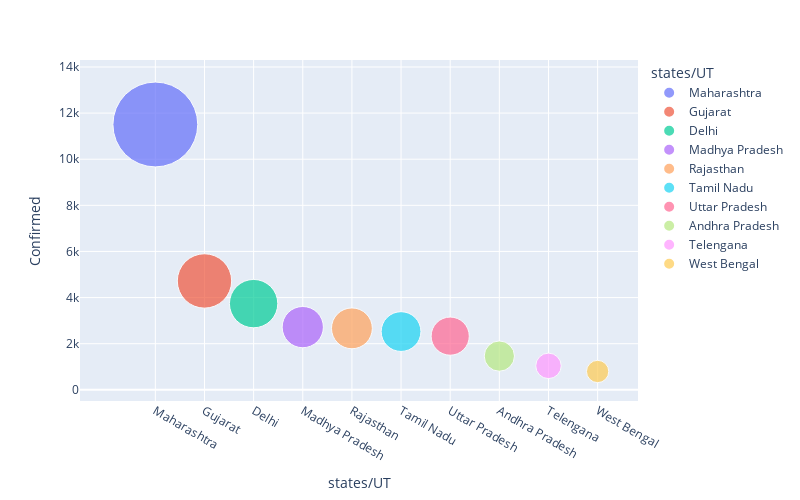

Here is the notebook cell this chart was saved with:
### Code cell
fig=px.scatter(sorted_states_df.head(10),x='states/UT',y='Confirmed',size='Confirmed',color='states/UT',hover_name='states/UT',size_max=60,width=800,height=500)
fig.show()

### Figure 1 — Plotly figure (JSON) as saved in the notebook; plotly's stock layout.template omitted (floating-point values rounded to 4 significant figures)
{"data": [{"hovertemplate": "<b>%{hovertext}</b><br><br>states/UT=%{x}<br>Confirmed=%{marker.size}<extra></extra>", "hovertext": ["Maharashtra"], "legendgroup": "Maharashtra", "marker": {"color": "#636efa", "size": [11506], "sizemode": "area", "sizeref": 3.196, "symbol": "circle"}, "mode": "markers", "name": "Maharashtra", "showlegend": true, "type": "scatter", "x": ["Maharashtra"], "xaxis": "x", "y": [11506], "yaxis": "y"}, {"hovertemplate": "<b>%{hovertext}</b><br><br>states/UT=%{x}<br>Confirmed=%{marker.size}<extra></extra>", "hovertext": ["Gujarat"], "legendgroup": "Gujarat", "marker": {"color": "#EF553B", "size": [4721], "sizemode": "area", "sizeref": 3.196, "symbol": "circle"}, "mode": "markers", "name": "Gujarat", "showlegend": true, "type": "scatter", "x": ["Gujarat"], "xaxis": "x", "y": [4721], "yaxis": "y"}, {"hovertemplate": "<b>%{hovertext}</b><br><br>states/UT=%{x}<br>Confirmed=%{marker.size}<extra></extra>", "hovertext": ["Delhi"], "legendgroup": "Delhi", "marker": {"color": "#00cc96", "size": [3738], "sizemode": "area", "sizeref": 3.196, "symbol": "circle"}, "mode": "markers", "name": "Delhi", "showlegend": true, "type": "scatter", "x": ["Delhi"], "xaxis": "x", "y": [3738], "yaxis": "y"}, {"hovertemplate": "<b>%{hovertext}</b><br><br>states/UT=%{x}<br>Confirmed=%{marker.size}<extra></extra>", "hovertext": ["Madhya Pradesh"], "legendgroup": "Madhya Pradesh", "marker": {"color": "#ab63fa", "size": [2719], "sizemode": "area", "sizeref": 3.196, "symbol": "circle"}, "mode": "markers", "name": "Madhya Pradesh", "showlegend": true, "type": "scatter", "x": ["Madhya Pradesh"], "xaxis": "x", "y": [2719], "yaxis": "y"}, {"hovertemplate": "<b>%{hovertext}</b><br><br>states/UT=%{x}<br>Confirmed=%{marker.size}<extra></extra>", "hovertext": ["Rajasthan"], "legendgroup": "Rajasthan", "marker": {"color": "#FFA15A", "size": [2666], "sizemode": "area", "sizeref": 3.196, "symbol": "circle"}, "mode": "markers", "name": "Rajasthan", "showlegend": true, "type": "scatter", "x": ["Rajasthan"], "xaxis": "x", "y": [2666], "yaxis": "y"}, {"hovertemplate": "<b>%{hovertext}</b><br><br>states/UT=%{x}<br>Confirmed=%{marker.size}<extra></extra>", "hovertext": ["Tamil Nadu"], "legendgroup": "Tamil Nadu", "marker": {"color": "#19d3f3", "size": [2526], "sizemode": "area", "sizeref": 3.196, "symbol": "circle"}, "mode": "markers", "name": "Tamil Nadu", "showlegend": true, "type": "scatter", "x": ["Tamil Nadu"], "xaxis": "x", "y": [2526], "yaxis": "y"}, {"hovertemplate": "<b>%{hovertext}</b><br><br>states/UT=%{x}<br>Confirmed=%{marker.size}<extra></extra>", "hovertext": ["Uttar Pradesh"], "legendgroup": "Uttar Pradesh", "marker": {"color": "#FF6692", "size": [2328], "sizemode": "area", "sizeref": 3.196, "symbol": "circle"}, "mode": "markers", "name": "Uttar Pradesh", "showlegend": true, "type": "scatter", "x": ["Uttar Pradesh"], "xaxis": "x", "y": [2328], "yaxis": "y"}, {"hovertemplate": "<b>%{hovertext}</b><br><br>states/UT=%{x}<br>Confirmed=%{marker.size}<extra></extra>", "hovertext": ["Andhra Pradesh"], "legendgroup": "Andhra Pradesh", "marker": {"color": "#B6E880", "size": [1463], "sizemode": "area", "sizeref": 3.196, "symbol": "circle"}, "mode": "markers", "name": "Andhra Pradesh", "showlegend": true, "type": "scatter", "x": ["Andhra Pradesh"], "xaxis": "x", "y": [1463], "yaxis": "y"}, {"hovertemplate": "<b>%{hovertext}</b><br><br>states/UT=%{x}<br>Confirmed=%{marker.size}<extra></extra>", "hovertext": ["Telengana"], "legendgroup": "Telengana", "marker": {"color": "#FF97FF", "size": [1039], "sizemode": "area", "sizeref": 3.196, "symbol": "circle"}, "mode": "markers", "name": "Telengana", "showlegend": true, "type": "scatter", "x": ["Telengana"], "xaxis": "x", "y": [1039], "yaxis": "y"}, {"hovertemplate": "<b>%{hovertext}</b><br><br>states/UT=%{x}<br>Confirmed=%{marker.size}<extra></extra>", "hovertext": ["West Bengal"], "legendgroup": "West Bengal", "marker": {"color": "#FECB52", "size": [795], "sizemode": "area", "sizeref": 3.196, "symbol": "circle"}, "mode": "markers", "name": "West Bengal", "showlegend": true, "type": "scatter", "x": ["West Bengal"], "xaxis": "x", "y": [795], "yaxis": "y"}], "layout": {"height": 500, "legend": {"itemsizing": "constant", "title": {"text": "states/UT"}, "tracegroupgap": 0}, "margin": {"t": 60}, "width": 800, "xaxis": {"anchor": "y", "categoryarray": ["Maharashtra", "Gujarat", "Delhi", "Madhya Pradesh", "Rajasthan", "Tamil Nadu", "Uttar Pradesh", "Andhra Pradesh", "Telengana", "West Bengal"], "categoryorder": "array", "domain": [0, 1], "title": {"text": "states/UT"}}, "yaxis": {"anchor": "x", "domain": [0, 1], "title": {"text": "Confirmed"}}}}
